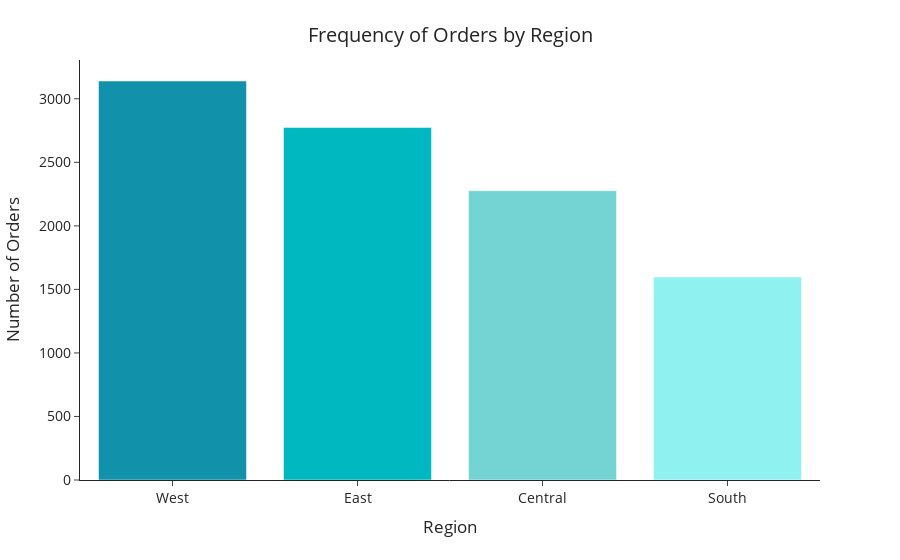

The notebook cell this image was saved under:
### Markdown cell above
# **Region**

### Code cell
fig = px.bar(x = df['Region'].value_counts().index, y = df['Region'].value_counts(),
             color = df['Region'].value_counts().index,
             template = 'simple_white', color_discrete_sequence = colors)

#Set Title and x/y axis labels
fig.update_layout(
    xaxis_title="Region",
    yaxis_title="Number of Orders",
    showlegend = False,
    font = dict(
            size = 14
            ),
    title={
        'text': "Frequency of Orders by Region",
        'y':0.95,
        'x':0.5
        }
    )

fig.show()

### Figure 1 — Plotly figure (JSON) as saved in the notebook; plotly's stock layout.template omitted (floating-point values rounded to 4 significant figures)
{"data": [{"alignmentgroup": "True", "hovertemplate": "color=West<br>x=%{x}<br>y=%{y}<extra></extra>", "legendgroup": "West", "marker": {"color": "#1192AA", "pattern": {"shape": ""}}, "name": "West", "offsetgroup": "West", "orientation": "v", "showlegend": true, "textposition": "auto", "type": "bar", "x": ["West"], "xaxis": "x", "y": [3140], "yaxis": "y"}, {"alignmentgroup": "True", "hovertemplate": "color=East<br>x=%{x}<br>y=%{y}<extra></extra>", "legendgroup": "East", "marker": {"color": "#00B8C0", "pattern": {"shape": ""}}, "name": "East", "offsetgroup": "East", "orientation": "v", "showlegend": true, "textposition": "auto", "type": "bar", "x": ["East"], "xaxis": "x", "y": [2774], "yaxis": "y"}, {"alignmentgroup": "True", "hovertemplate": "color=Central<br>x=%{x}<br>y=%{y}<extra></extra>", "legendgroup": "Central", "marker": {"color": "#73D4D3", "pattern": {"shape": ""}}, "name": "Central", "offsetgroup": "Central", "orientation": "v", "showlegend": true, "textposition": "auto", "type": "bar", "x": ["Central"], "xaxis": "x", "y": [2277], "yaxis": "y"}, {"alignmentgroup": "True", "hovertemplate": "color=South<br>x=%{x}<br>y=%{y}<extra></extra>", "legendgroup": "South", "marker": {"color": "#90F2F0", "pattern": {"shape": ""}}, "name": "South", "offsetgroup": "South", "orientation": "v", "showlegend": true, "textposition": "auto", "type": "bar", "x": ["South"], "xaxis": "x", "y": [1598], "yaxis": "y"}], "layout": {"barmode": "relative", "font": {"size": 14}, "legend": {"title": {"text": "color"}, "tracegroupgap": 0}, "margin": {"t": 60}, "showlegend": false, "title": {"text": "Frequency of Orders by Region", "x": 0.5, "y": 0.95}, "xaxis": {"anchor": "y", "domain": [0, 1], "title": {"text": "Region"}}, "yaxis": {"anchor": "x", "domain": [0, 1], "title": {"text": "Number of Orders"}}}}
